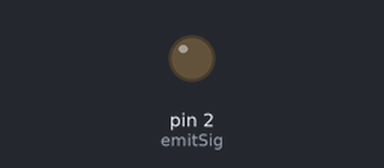
A sketch run on a simulated Arduino Uno, built with avr-gcc and run on an emulated ATmega328P. Parts: output pins drawn as LEDs (lit = HIGH). Pins used as bus, display or sensor lines are not drawn.

Above: at 0.2 s.
At 4.0 s:
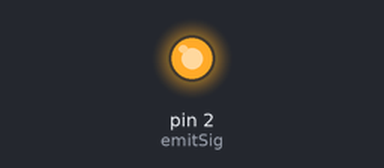
Timing chart, 0 to 9.8 s (numbered marks = the images above):
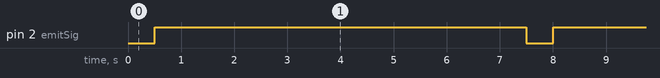

Measured:
- by itself, pin 2 (emitSig): alternates HIGH for 7.0 s and LOW for 0.50 s

The sketch:

program.ino
```cpp
// Author: Alyssa Mathias 101001790

int emitSig = 2; // pin for sending out a "turn on" signal to an IR Emitter
int emitMuxEn = 7; // enable pin for emitter mux
int emitMux[4] = {3, 4, 5, 6}; //mux selector pins for IR emitters
int recvMuxEn = 8; // enable pin for receiver mux
int recvMux[4] = {9, 10, 11, 12}; // mux selector pins for IR receivers

bool startUp = true; // indicates if we are just turning on the ardunio or not
bool test = true; // for running hardware tests

// The value table for the mux select pins
const int muxTable[16][4] = {
  // s0, s1, s2, s3     channel
    {0,  0,  0,  0}, // 0
    {1,  0,  0,  0}, // 1
    {0,  1,  0,  0}, // 2
    {1,  1,  0,  0}, // 3
    {0,  0,  1,  0}, // 4
    {1,  0,  1,  0}, // 5
    {0,  1,  1,  0}, // 6
    {1,  1,  1,  0}, // 7
    {0,  0,  0,  1}, // 8
    {1,  0,  0,  1}, // 9
    {0,  1,  0,  1}, // 10
    {1,  1,  0,  1}, // 11
    {0,  0,  1,  1}, // 12
    {1,  0,  1,  1}, // 13
    {0,  1,  1,  1}, // 14
    {1,  1,  1,  1}  // 15
};

void setup() {
  pinMode(emitSig, OUTPUT);
  pinMode(emitMuxEn, OUTPUT);
  pinMode(recvMuxEn, OUTPUT);

  for(int i=0; i<4; i++)
  {
    pinMode(emitMux[i], OUTPUT);// set emit mux pins as outputs
    digitalWrite(emitMux[i], LOW); // set initial state as LOW

    pinMode(recvMux[i], OUTPUT);// set recv mux pins as outputs
    digitalWrite(recvMux[i], LOW); // set initial state as LOW
  }

  digitalWrite(emitMuxEn, LOW);
  digitalWrite(recvMuxEn, LOW);

  //Initialize serial and wait for port to open:
  //Wait needed for native USB
  Serial.begin(9600);
  while (!Serial);
}

void loop() {
  if (test) testLoop();
  else regularLoop();
}

void regularLoop() {
  float voltage = 0;
  for (byte emitter = 0; emitter < 14; emitter++) {
    muxSelect('e', emitter); // select emitter
    digitalWrite(emitSig, HIGH); // turn emitter on

    for (byte receiver = 0; receiver < 14; receiver++) {
      muxSelect('r', receiver); // select receiver
      voltage = readVoltage(); // read data from receiver
      sendVoltage(voltage, false);
    }

    digitalWrite(emitSig, LOW); // turn emitter off
  }
  sendVoltage(voltage, true);
}

void testLoop() {
  testEmitters(); // test IR emitters
//  for (byte i = 0; i < 4; i++) {
//    test1Recv(i); // test IR receivers one at a time
//  }
}

/* Turn on pins by looking at a received integer, reading its bits as a binary value, and associating each of the binary bits to a selector pin
 * INPUTS:
 *    char selectPins -> indicates if we are choosing the ir receiver pins ('r') or the ir emitter pins ('e')
 *    byte selectNum -> the place where we want to send or receive data. selecting 0 will select the emitter or receiver at 0000. selecting 13 will select the emitter or receiver at 1101
 *    1110 (14) and 1111 (15) are empty spaces in our hardware where nothing happens. */
void muxSelect(char selectPins, int selectNum){
  if (selectNum >= 14) return;

  // select mux pins (receiver or emitter)
  int* pins;
  pins = selectPins == 'r' ? recvMux : emitMux;

  // write 1 or 0 to the mux select pins depending on value in mux table
  digitalWrite(pins[0], muxTable[selectNum][0]);
  digitalWrite(pins[1], muxTable[selectNum][1]);
  digitalWrite(pins[2], muxTable[selectNum][2]);
  digitalWrite(pins[3], muxTable[selectNum][3]);
}

/* Read an IR Receiver voltage from our analog out pin
 * Arduino UNOs can sense between 0.0049 volts (4.9 mV) to 5 volts.
 */
float readVoltage() {
  int sensorValue = analogRead(A0);
  float voltage = sensorValue * (5.0 / 1023.0);

  return voltage;
}

/* Sends the voltage value over serial if endInput is false. Otherwise send \n to notify
 * the Pi that the stream of the readings has ended and a new reading start.
 */
void sendVoltage(float voltage, bool endInput) {
  if (endInput) {
    Serial.print("\n");
  } else {
    Serial.print(",");
    Serial.print(voltage);
  }
}

/* --------------------------- TESTS --------------------------- */

/* Loop through IR emitters in 1s intervals to make sure they all turn on.
 * Not visible to the naked human eye, but IR light can be viewed through phone cameras
 */
void testEmitters() {
  digitalWrite(emitSig, LOW); // make sure no emitters are on
  delay(500);
  digitalWrite(emitSig, HIGH);
  for (int emitter = 0; emitter < 14; emitter++) {
    muxSelect('e', emitter);
    delay(500);
  }
}

void test1Recv(byte receiver) {
  digitalWrite(emitSig, LOW); // make sure no emitters are on
  muxSelect('r', receiver); // select receiver we want to test

  float voltage = 0;
  float voltages[14];
  for (int emitter = 0; emitter < 14; emitter++) {
    muxSelect('e', emitter);
    digitalWrite(emitSig, HIGH);
    voltage = readVoltage();
    voltages[emitter] = voltage;
    Serial.print(voltage);
    digitalWrite(emitSig, LOW);
  }
}

/* Test the voltage of the closest emitter to the receiver we are currently testing
 * INPUT:
 *    byte recvnum -> the index of the ir receiver we are testing
 *    float voltages[] -> voltages we measured in test1Recv
*/
bool testClosest(byte recvnum, float voltages[]) {
  if (recvnum >= 14) return false;

  //highest voltage should be the emitter right above the tested receiver
  float maxValue = voltages[recvnum];
  for(int i = 0; i < 14; i++)
  {
      if(voltages[i] >= maxValue) {
          // we'll loop through the voltage @ recvnum so we need to make sure we ignore it.
          // else, we fail the test
          if (i != recvnum) return false;
      }
  }
  return true;
}

/* Test the voltage of the farthest emitter to the receiver we are currently testing
 * INPUT:
 *    byte recvnum -> the index of the ir receiver we are testing
 *    float voltages[] -> voltages we measured in test1Recv
*/
bool testFarthest(byte recvnum, float voltages[]) {
  if (recvnum >= 14) return false;

  //highest voltage should be the emitter across from the tested receiver.
  float minValue = (recvnum < 7) ? voltages[recvnum + 7] : voltages[recvnum - 7];
  for(int i = 0; i < 14; i++)
  {
      if(voltages[i] <= minValue) {
          // we'll loop through all voltages including the one @
          // recvnum so we need to make sure we ignore it. else, we fail the test
          if (i != recvnum) return false;
      }
  }
  return true;
}
```
